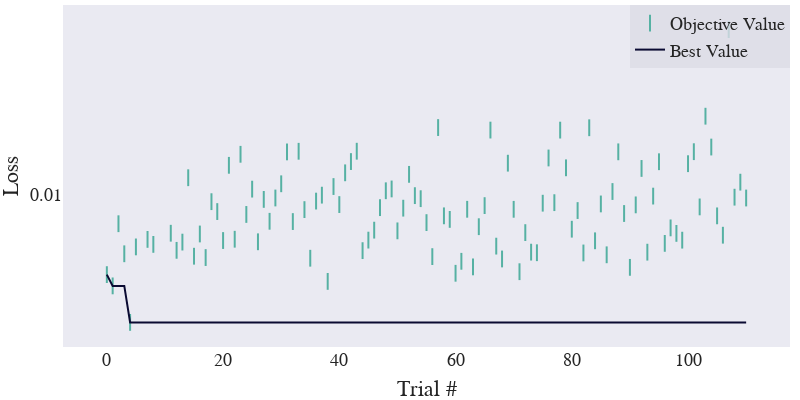

The cell this chart's notebook holds for it:
### Code cell
imp.reload(cplot)
fig = cplot.get_optimization_history_plot(study)
fig.update_layout(
    autosize=False,title_text='Optimization History', title=None, title_x=0.5, title_y=0.98, yaxis_type="log",
    template="seaborn",
    width=800,
    height=400,
    font_family="Times New Roman",
    font_size=18,
    title_font_family="Times New Roman",
    title_font_size=28,
    
     margin=dict( r=10, l=10, b=0, t=5),
    
              legend=dict(
                  bgcolor='rgba(220,220,230,0.8)',
                  orientation="v",
                yanchor="top",
                y=1,
                xanchor="right",x=1)
    )


fig.update_xaxes(showgrid=False,zeroline=False,title_text="Trial #")

fig.update_yaxes(showgrid=False,title_text="Loss",dtick=1)
with open("Optimization_Historyround2.pdf", "wb") as f:
    f.write(scope.transform(fig, format="pdf", width=800,height=500,  ))

fig
